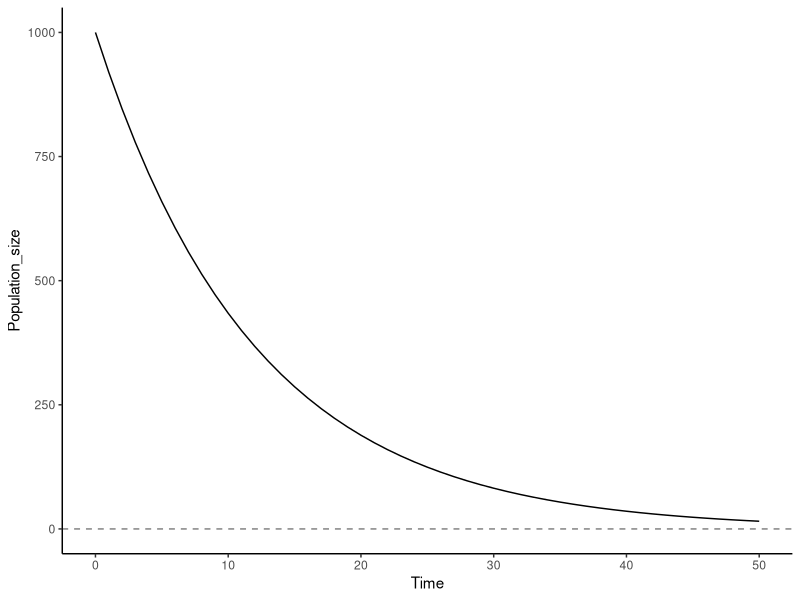
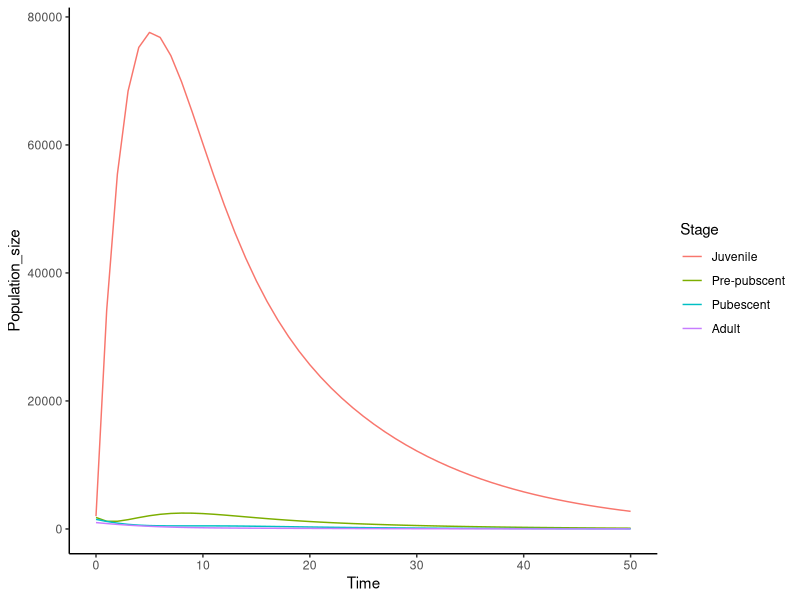
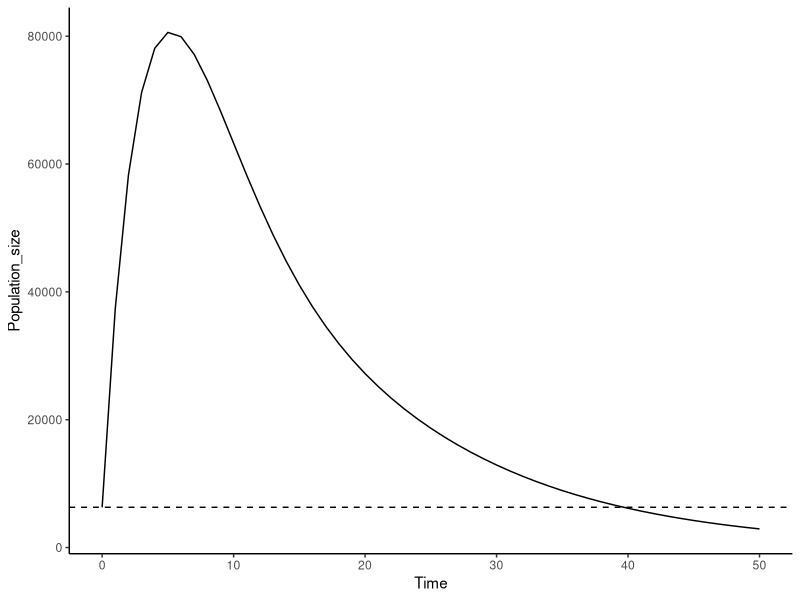
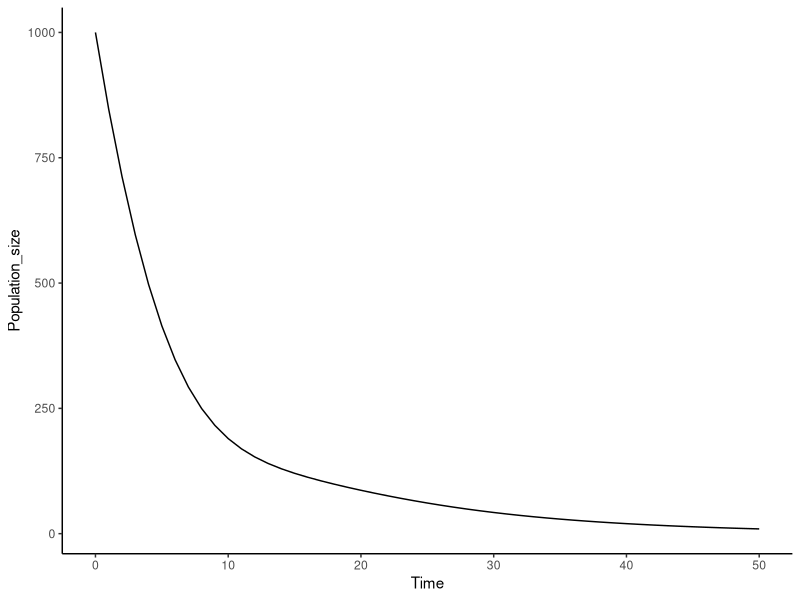
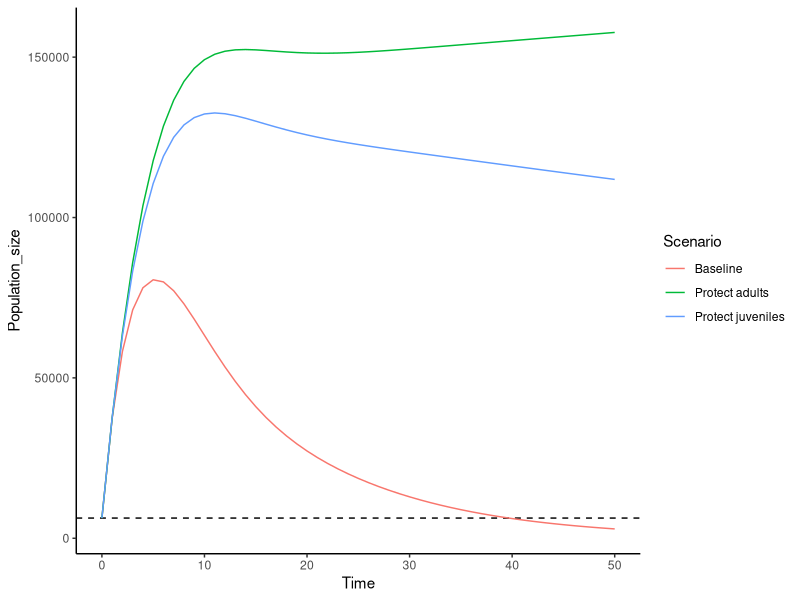

Recreate these plots in R, in order.
## ---- chunk 1
# load the libraries we need
library(tidyverse) # data wrangling and visualisation 'meta' package

# make a function called 'predict_pop' 
# 'predict_pop' will predict population size through time, given the following initial conditions and parameters:
# init_size = initial population size
# r = per capita growth rate or the population
# t = time (number of time steps (years) to predict to)
predict_pop <- function(init_size, r, t){ # specify the function arguments
  out <- rep(NA, t) # create a vector the length of the number of time steps called 'out' that will store model outputs
  out[1] <- init_size # set population size in the first time step to the initial population size 
  for(i in 1:t){ # use a for loop to loop through each time-step and calculate population size at time t+1
    out[i+1] <- out[i]*r
  }
  return(data.frame(Time = 0:t, # return a dataframe with a column for the time-step
                    Population_size = out)) # and a column for the predicted population size
}

# make predictions
predictions <- predict_pop(init_size = 1000, r = 0.92, t = 50)
tail(predictions) # look at the last 6 years
## ---- chunk 2
ggplot(predictions) +
  aes(x = Time, y = Population_size) +
  geom_line() +
  geom_hline(yintercept = 0, lty = 'dashed', alpha = 0.5) +
  theme_classic()
## ---- chunk 3
# make a function called 'predict_life_stage' to predict the number of individuals in each life stage into the future
predict_life_stage <- function(init_size, # initial population size
                               fecundity, # number of eggs per individual in the population
                               surv_juv, # juvenile survival probability
                               surv_sa, # sub-adult (pre-pubescent) survival probability
                               surv_sp, # sub-adult (pubescent) survival probability
                               surv_a, # adult survival probability
                               growth_juv_sa, # probability of juvenile growing into sub-adult (pre-pubescent)
                               growth_sa_sp, # probability of sub-adult (pre-pubescent) growing into sub-adult (pubescent)
                               growth_sp_a, # probability of sub-adult (pubescent) growing into an adult
                               t # prediction time in years
                               ){
  # create an empty transition matrix (A)
  trans_mat <- matrix(rep(0,16), nrow = 4, ncol = 4) 
  
  # populate the transition matrix with survival probabilities
  trans_mat[1,1] <- surv_juv
  trans_mat[1,4] <- fecundity
  trans_mat[2,1] <- growth_juv_sa
  trans_mat[2,2] <- surv_sa
  trans_mat[3,2] <- growth_sa_sp
  trans_mat[3,3] <- surv_sp
  trans_mat[4,3] <- growth_sp_a
  trans_mat[4,4] <- surv_a
  
  out <- list() # empty list for storing outputs from the model
  out[[1]] <- data.frame(Time = 0, 
                         Stage = c('Juvenile', 'Pre-pubscent', 'Pubescent', 'Adult'),
                         Population_size = init_size) # initialise list in year 0 with the initial population sizes in each life stage
  
  # use a for loop to make predictions in each time step
  for(i in 1:t){ 
    out[[i+1]] <- data.frame(Time = i, 
                             Stage = c('Juvenile', 'Pre-pubscent', 'Pubescent', 'Adult'), 
                             Population_size = trans_mat %*% out[[i]]$Population_size)}
  
  # return a dataframe of predictions and the transition matrix (A)
  return(list(do.call(rbind, out), trans_mat)) 
}

# make predictions
predictions <- predict_life_stage(init_size = c(2000, 1800, 1500, 1000),
                                  fecundity = 32.54,
                                  surv_juv = 0.816,
                                  surv_sa = 0.657,
                                  surv_sp = 0.717,
                                  surv_a = 0.782,
                                  growth_juv_sa = 0.012,
                                  growth_sa_sp = 0.056,
                                  growth_sp_a = 0.043,
                                  t = 50)
tail(predictions[[1]], 4) # look at the predictions for the last year for each of the 4 life stages
## ---- chunk 4
predictions[[1]] |> 
  mutate(Stage = factor(Stage, levels = c('Juvenile', 'Pre-pubscent', 'Pubescent', 'Adult'))) |> 
  ggplot() +
  aes(x = Time, y = Population_size, col = Stage) +
  geom_line() +
  theme_classic()
## ---- chunk 5
predictions[[1]] |> 
  group_by(Time) |> 
  summarise(Population_size = sum(Population_size)) |> 
  ggplot() +
  aes(x = Time, y = Population_size) +
  geom_hline(yintercept = sum(filter(predictions[[1]], Time == 0)$Population_size), linetype = 'dashed') +
  geom_line() +
  theme_classic()
## ---- chunk 6
predictions[[1]] |> 
  filter(Stage == 'Adult') |> 
  ggplot() +
  aes(x = Time, y = Population_size) +
  geom_line() +
  theme_classic()
## ---- chunk 7
as.numeric(eigen(predictions[[2]])$values[1]) # get the dominant eigenvalue - this is the per capita population growth rate (r)
## ---- chunk 8
# make predictions Scenario 1
predictions_1 <- predict_life_stage(init_size = c(2000, 1800, 1500, 1000),
                                  fecundity = 32.54,
                                  surv_juv = 0.95,
                                  surv_sa = 0.657,
                                  surv_sp = 0.717,
                                  surv_a = 0.782,
                                  growth_juv_sa = 0.012,
                                  growth_sa_sp = 0.056,
                                  growth_sp_a = 0.043,
                                  t = 50)
tail(predictions_1[[1]], 4)

# make predictions Scenario 2
predictions_2 <- predict_life_stage(init_size = c(2000, 1800, 1500, 1000),
                                  fecundity = 32.54,
                                  surv_juv = 0.816,
                                  surv_sa = 0.657,
                                  surv_sp = 0.717,
                                  surv_a = 0.95,
                                  growth_juv_sa = 0.012,
                                  growth_sa_sp = 0.056,
                                  growth_sp_a = 0.043,
                                  t = 50)
tail(predictions_2[[1]], 4)
## ---- chunk 9
all_predictions <- bind_rows(data.frame(predictions[[1]], Scenario = 'Baseline'),
                             data.frame(predictions_1[[1]], Scenario = 'Protect juveniles'),
                             data.frame(predictions_2[[1]], Scenario = 'Protect adults'))

all_predictions |> 
  group_by(Scenario, Time) |> 
  summarise(Population_size = sum(Population_size)) |> 
  ggplot() +
  aes(x = Time, y = Population_size, col = Scenario) +
  geom_hline(yintercept = sum(c(2000, 1800, 1500, 1000)), linetype = 'dashed') +
  geom_line() +
  theme_classic()
## ---- chunk 10
as.numeric(eigen(predictions[[2]])$values[1]) # baseline population growth rate
as.numeric(eigen(predictions_1[[2]])$values[1]) # protect juveniles population growth rate
as.numeric(eigen(predictions_2[[2]])$values[1]) # protect adults population growth rate
